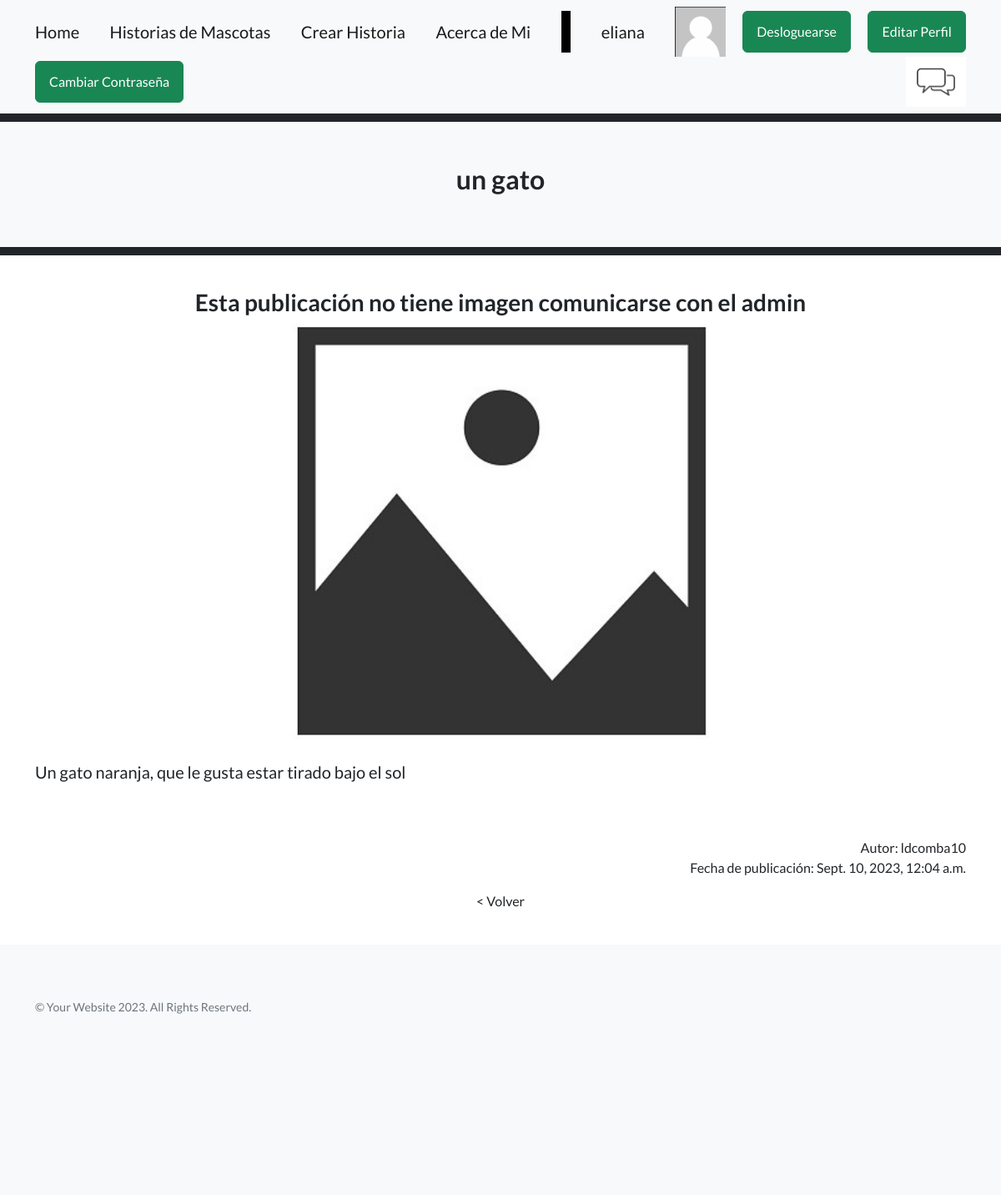
Page /AppPages/routePages/4 (signed in) on the committed database.
### AppPages/models.py (models this page shows, shortened)
class Mascota(models.Model):
    mascotaSeleccion= (
        ('gato','Gato'),
        ('perro','Perro'),
        ('pajaro','Pajaro'),
        ('pez','Pez'),
        ('otro','Otro')
    )
    autor=models.ForeignKey(User, on_delete=models.CASCADE,blank=False)
    mascota= models.CharField(max_length=50, choices=mascotaSeleccion, default='')
    nombreMascota=models.CharField(max_length=50, blank=False)
    titulo=models.CharField(max_length=50,blank=False)
    historia = models.TextField(
        validators=[MaxLengthValidator(limit_value=3200, message='La historia no puede superar 40 líneas.')],
        help_text="Ingresa la historia de la mascota (máximo 40 líneas)."
    )
    fechaPublicacion=models.DateTimeField(auto_now_add=True)
    imagenMascota = models.ImageField(null=True, blank=True, upload_to="imagenes/")
    class Meta:
        ordering = ['autor', '-fechaPublicacion']

### AppPages/views.py (the view)
# urls.py: path("routePages/<id>", routePagesId, name="routePagesId"),
def routePagesId (request,id):
    mascotasHistorias=Mascota.objects.get(id=id)
    if mascotasHistorias.imagenMascota == "":
        mensaje= "Esta publicación no tiene imagen comunicarse con el admin"
    else:
        mensaje=""
    return render(request, "04_routePagesId.html",{"mascotasHistorias":mascotasHistorias,"mensaje":mensaje,"avatar":obtenerAvatar(request)})

### AppPages/views.py (called while the page is built)
def obtenerAvatar(request):
    avatares = PerfilUsuario.objects.filter(Q(user=request.user.id) & Q(imagen__isnull=False) & ~Q(imagen=''))
    if len(avatares)!=0:
        return avatares[0].imagen.url
    else:
        return "/media/avatars/avatarpordefecto.png"

### AppPages/templates/04_routePagesId.html (shortened to what this page needs)
{% extends "00_padre.html" %}
{% load static %}
{% block titulo %} {{mascotasHistorias.titulo}} {% endblock %}
{% block contenido_que_cambia %}
<div class="container text-center">
    <h3>{{ mensaje }}</h3>
</div>
<div class="container text-center">
                <div class="card-body">
                        {% if  mascotasHistorias.imagenMascota  == "" %}
                            <img src="{% static 'AppPages/assets/img/noImage.jpg' %}" alt="avatar" style="width:500px;height:auto;" >
                        {% else %}
                            <img src="{{ mascotasHistorias.imagenMascota.url }}" alt="avatar" width="500" height="auto" />
                        {% endif %}
                <div style="text-align: left;">
                    <br>
                    <p style="font-size: 20px;"> {{ mascotasHistorias.historia }}</p>
                    <br>
                </div>
                <div style="text-align: right;">
                <br>
                Autor: {{mascotasHistorias.autor}}
                <br>
                <p>Fecha de publicación:  {{mascotasHistorias.fechaPublicacion}}</p>
                </div>
                <a class="navbar-brand" href="{% url 'routePages' %}">  &lt Volver </a>
                </div>
</div>
{% endblock %}

### AppPages/templates/00_padre.html (shortened to what this page needs)
<!DOCTYPE html>
<html lang="en">
    <head>
        {% load static %}
        <link href="https://cdn.jsdelivr.net/npm/bootstrap-icons@1.5.0/font/bootstrap-icons.css" rel="stylesheet" type="text/css" />
        <link href="{% static 'AppPages/css/styles.css' %}" rel="stylesheet" />
    </head>
    <body>
        <nav class="navbar navbar-light bg-light static-top">
            <div class="container">
                <a class="navbar-brand" href="{% url 'home' %}">Home</a>
                <a class="navbar-brand" href="{% url 'routePages' %}"> Historias de Mascotas</a>
                <a class="navbar-brand" href="{% url 'crearHistoria' %}"> Crear Historia</a>
                <a class="navbar-brand" href="{% url 'aboutMe' %}">Acerca de Mi</a>
                <a class="navbar-brand text-black bg-black" style="height: 50px; line-height: 50px;">     1     </a>
                {% if user.is_authenticated %}
                <a class="navbar-brand">  {{ user.username }} </a>
                <img src="{{ avatar }}" alt="avatar" style="width:auto;height:60px;" >
                <a class="btn btn-success" href="{% url 'AppAccounts:logout' %}">Desloguearse</a>
                <a class="btn btn-success" href="{% url 'AppAccounts:editarPerfil' %}">Editar Perfil</a>
                <a class="btn btn-success" href="{% url 'AppAccounts:cambiarPass' %}">Cambiar Contraseña</a>
                <a href="{% url 'AppAccounts:chatRoom' %}">
                    <img src="{% static 'AppPages/assets/img/chatIcon.webp' %}" alt="Imagen de ejemplo" height="60px" width=auto>
                </a>
                {% else %}
                <a class="btn btn-success" href="{% url 'AppAccounts:login' %}">Loguearse</a>
                <a class="btn btn-success" href="{% url 'AppAccounts:register' %}">Registrarse</a>
                {% endif %}
            </div>
        </nav>
        <section class="footer bg-dark"
        style="height: 10px;">
        </section>
        <section class="footer bg-light"
        style="height: 50px;">
        </section>
        <section class="footer bg-light"
        style="height: 50px;">
            <div class="container position-relative">
                <div class="row justify-content-center">
                    <div class="col-xl-6 d-flex align-items-center justify-content-center text-center">
                        <h2 class="mb-4"> {% block titulo %} {% endblock %}</h2>
                    </div>
                </div>
            </div>
        </section>
        <section class="footer bg-light"
        style="height: 50px;">
        </section>
        <section class="footer bg-dark"
        style="height: 10px;">
        </section>
        <section class="footer bg-violeta-pastel"
        style="height: 40px;">
        </section>
        {% block contenido_que_cambia %}
        {% endblock %}
        <section class="footer bg-violeta-pastel"
        style="height: 40px;">
        </section>
        <footer class="footer bg-light"
        style="height: 300px;">
            <div class="container">
                <div class="row">
                    <div class="col-lg-6 h-100 text-center text-lg-start my-auto">
                        <p class="text-muted small mb-4 mb-lg-2">&copy; Your Website 2023. All Rights Reserved.</p>
                    </div>
                </div>
            </div>
        </footer>
    </body>
</html>

### rows in the picture
Mascota: titulo "un gato", historia "Un gato naranja, que le gusta estar tirado bajo el sol", autor "ldcomba10", fechaPublicacion "Sept. 10, 2023, 12:04 a.m."

### other values in the picture
{{ user.username }} "eliana"
{{ mensaje }} "Esta publicación no tiene imagen comunicarse con el admin"
